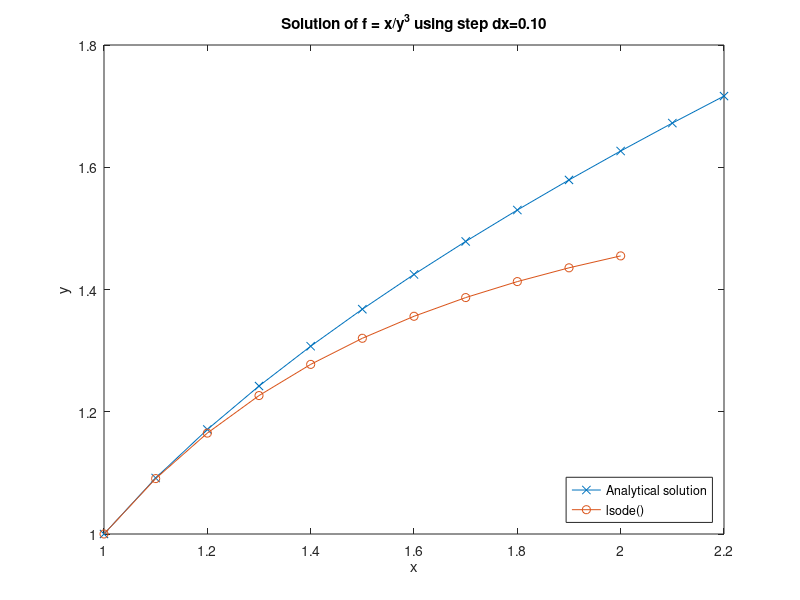
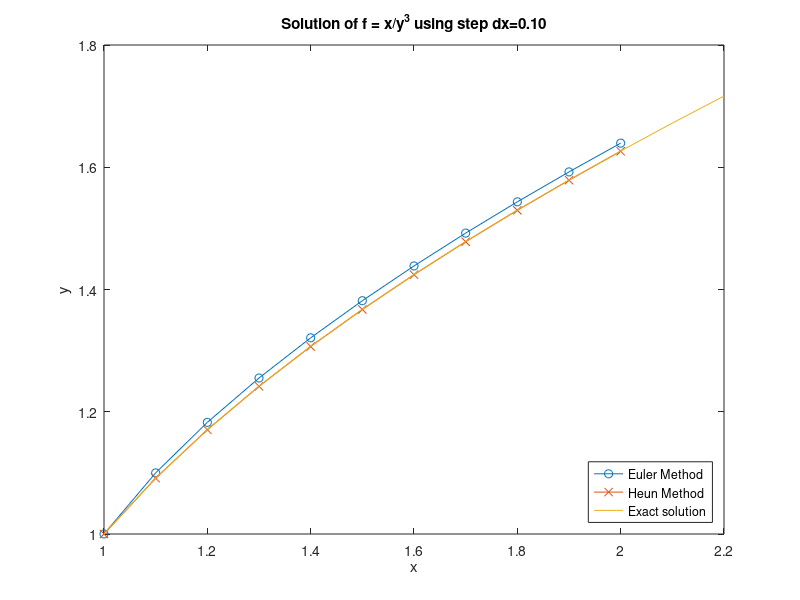
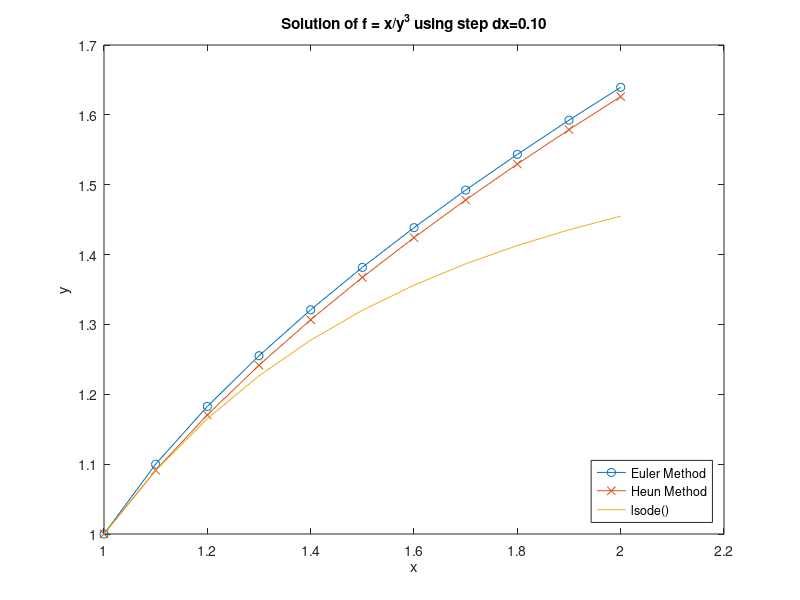

Source code (MATLAB) for these figures, in order:
# author @MiroKurka

f = @(x,y) x/y^3;


dx = 0.1;
#dx = 0.01; #uncomment step for better solution
N=10;


x = zeros(N+1,1);
y_euler = zeros(N+1,1);
y_Heun = zeros(N+1,1);
y_analytical= zeros(N+1,1);
exact_solution= @(x) (2*x.^2-1).^(1/4);

x(1) = 1;
y_euler(1) = 1;
y_Heun(1) = 1;

# <--- PLEASE SEE EMAIL FOR EXPLANATION --->
# This while loop calculates the solution on interval (1,10) with many x points between
# NOT ON INTERVAL OF 10 points with dx sized intervals.
# It takes extreme amount of time
#while x_i <= N
#    x(i+1) = x(i) + dx;
#    y_euler(i+1) = y_euler(i) + dx*f(x(i),y_euler(i));
#    y_temp = y_Heun(i) + dx*f(x(i),y_Heun(i));
#    y_Heun(i+1) = y_Heun(i) + 0.5*dx*(f(x(i),y_Heun(i)) + f(x(i+1),y_temp));
#    y_analytical=exact_solution(x(i));
#end

for i=1:N
    x(i+1) = x(i) + dx;
    y_euler(i+1) = y_euler(i) + dx*f(x(i),y_euler(i));
    y_temp = y_Heun(i) + dx*f(x(i),y_Heun(i));
    y_Heun(i+1) = y_Heun(i) + 0.5*dx*(f(x(i),y_Heun(i)) + f(x(i+1),y_temp));
    #y_analytical=exact_solution(x(i)); doesnt work
end

% Solve the differential equation using lsode()
tspan = linspace(1, 1+N*dx, N+1); # code taken from MATLAB forums
y_lsode = lsode(f, 1, tspan);

if dx == 0.1
  x_al = 1:0.1:2.2; 
else
  x_al = 1:0.01:1.1;
end

y_analytical=exact_solution(x_al);

plot(x_al,y_analytical,'-x',tspan,y_lsode,'-o');
xlabel('x')
ylabel('y')
title(sprintf('Solution of f = x/y^3 using step dx=%.2f', dx))
legend('Analytical solution','lsode()','Location','southeast');

figure() 
plot(x,y_euler,'-o',x,y_Heun,'-x',x_al,y_analytical);
xlabel('x');
ylabel('y');
title(sprintf('Solution of f = x/y^3 using step dx=%.2f', dx))
legend('Euler Method', 'Heun Method','Exact solution','Location','southeast');


figure() 
plot(x,y_euler,'-o',x,y_Heun,'-x',tspan,y_lsode);
xlabel('x');
ylabel('y');
title(sprintf('Solution of f = x/y^3 using step dx=%.2f', dx))
legend('Euler Method', 'Heun Method','lsode()','Location','southeast');
